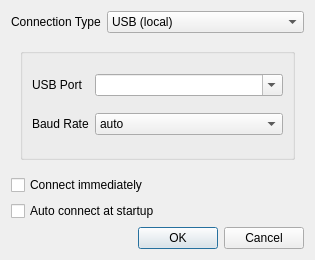
<?xml version="1.0" encoding="UTF-8"?>
<ui version="4.0">
 <class>ConnectDialog</class>
 <widget class="QDialog" name="ConnectDialog">
  <property name="geometry">
   <rect>
    <x>0</x>
    <y>0</y>
    <width>315</width>
    <height>260</height>
   </rect>
  </property>
  <property name="windowTitle">
   <string>New Connection</string>
  </property>
  <property name="modal">
   <bool>true</bool>
  </property>
  <layout class="QGridLayout" name="gridLayout_7">
   <item row="4" column="1">
    <widget class="QDialogButtonBox" name="buttonBox">
     <property name="orientation">
      <enum>Qt::Horizontal</enum>
     </property>
     <property name="standardButtons">
      <set>QDialogButtonBox::Cancel|QDialogButtonBox::Ok</set>
     </property>
    </widget>
   </item>
   <item row="2" column="0" colspan="2">
    <widget class="QCheckBox" name="cb_connect">
     <property name="text">
      <string>Connect immediately</string>
     </property>
    </widget>
   </item>
   <item row="1" column="0" colspan="2">
    <widget class="QStackedWidget" name="stacked_widget">
     <property name="currentIndex">
      <number>0</number>
     </property>
     <widget class="QWidget" name="page">
      <layout class="QGridLayout" name="gridLayout">
       <item row="0" column="0">
        <widget class="QGroupBox" name="groupBox">
         <layout class="QGridLayout" name="gridLayout_2">
          <item row="0" column="0">
           <widget class="QLabel" name="label">
            <property name="text">
             <string>USB Port</string>
            </property>
            <property name="buddy">
             <cstring>combo_serial_port_usb</cstring>
            </property>
           </widget>
          </item>
          <item row="0" column="1">
           <widget class="QComboBox" name="combo_serial_port_usb">
            <property name="sizePolicy">
             <sizepolicy hsizetype="Expanding" vsizetype="Fixed">
              <horstretch>0</horstretch>
              <verstretch>0</verstretch>
             </sizepolicy>
            </property>
            <property name="editable">
             <bool>true</bool>
            </property>
            <property name="insertPolicy">
             <enum>QComboBox::InsertAtTop</enum>
            </property>
           </widget>
          </item>
          <item row="1" column="0">
           <widget class="QLabel" name="label_2">
            <property name="text">
             <string>Baud Rate</string>
            </property>
            <property name="buddy">
             <cstring>combo_baud_rate_usb</cstring>
            </property>
           </widget>
          </item>
          <item row="1" column="1">
           <widget class="QComboBox" name="combo_baud_rate_usb">
            <item>
             <property name="text">
              <string>auto</string>
             </property>
            </item>
            <item>
             <property name="text">
              <string>115200</string>
             </property>
            </item>
            <item>
             <property name="text">
              <string notr="true">9600</string>
             </property>
            </item>
            <item>
             <property name="text">
              <string>19200</string>
             </property>
            </item>
            <item>
             <property name="text">
              <string>38400</string>
             </property>
            </item>
            <item>
             <property name="text">
              <string>57600</string>
             </property>
            </item>
           </widget>
          </item>
         </layout>
        </widget>
       </item>
      </layout>
     </widget>
     <widget class="QWidget" name="page_4">
      <layout class="QGridLayout" name="gridLayout_9">
       <item row="0" column="0">
        <widget class="QGroupBox" name="groupBox_4">
         <layout class="QGridLayout" name="gridLayout_8">
          <item row="0" column="0">
           <widget class="QLabel" name="label_5">
            <property name="text">
             <string>Serial Port</string>
            </property>
            <property name="buddy">
             <cstring>combo_serial_port_usb</cstring>
            </property>
           </widget>
          </item>
          <item row="0" column="1">
           <widget class="QComboBox" name="combo_serial_port_serial">
            <property name="sizePolicy">
             <sizepolicy hsizetype="Expanding" vsizetype="Fixed">
              <horstretch>0</horstretch>
              <verstretch>0</verstretch>
             </sizepolicy>
            </property>
            <property name="editable">
             <bool>true</bool>
            </property>
            <property name="insertPolicy">
             <enum>QComboBox::InsertAtTop</enum>
            </property>
           </widget>
          </item>
          <item row="1" column="0">
           <widget class="QLabel" name="label_9">
            <property name="text">
             <string>Baud Rate</string>
            </property>
            <property name="buddy">
             <cstring>combo_baud_rate_usb</cstring>
            </property>
           </widget>
          </item>
          <item row="1" column="1">
           <widget class="QComboBox" name="combo_baud_rate_serial">
            <item>
             <property name="text">
              <string>auto</string>
             </property>
            </item>
            <item>
             <property name="text">
              <string>115200</string>
             </property>
            </item>
            <item>
             <property name="text">
              <string notr="true">9600</string>
             </property>
            </item>
            <item>
             <property name="text">
              <string>19200</string>
             </property>
            </item>
            <item>
             <property name="text">
              <string>38400</string>
             </property>
            </item>
            <item>
             <property name="text">
              <string>57600</string>
             </property>
            </item>
           </widget>
          </item>
         </layout>
        </widget>
       </item>
      </layout>
     </widget>
     <widget class="QWidget" name="page_2">
      <layout class="QGridLayout" name="gridLayout_4">
       <item row="0" column="0">
        <widget class="QGroupBox" name="groupBox_2">
         <layout class="QGridLayout" name="gridLayout_3">
          <item row="0" column="0">
           <widget class="QLabel" name="label_3">
            <property name="text">
             <string>Hostname / IP</string>
            </property>
            <property name="buddy">
             <cstring>le_tcp_host</cstring>
            </property>
           </widget>
          </item>
          <item row="0" column="1">
           <widget class="QLineEdit" name="le_tcp_host"/>
          </item>
          <item row="1" column="0">
           <widget class="QLabel" name="label_4">
            <property name="text">
             <string>Port</string>
            </property>
            <property name="buddy">
             <cstring>spin_tcp_port</cstring>
            </property>
           </widget>
          </item>
          <item row="1" column="1">
           <widget class="QSpinBox" name="spin_tcp_port">
            <property name="minimum">
             <number>1</number>
            </property>
            <property name="maximum">
             <number>65535</number>
            </property>
            <property name="value">
             <number>4001</number>
            </property>
           </widget>
          </item>
         </layout>
        </widget>
       </item>
      </layout>
     </widget>
     <widget class="QWidget" name="page_3">
      <layout class="QGridLayout" name="gridLayout_6">
       <item row="0" column="0">
        <widget class="QGroupBox" name="groupBox_3">
         <layout class="QGridLayout" name="gridLayout_5">
          <item row="0" column="0">
           <widget class="QLabel" name="label_6">
            <property name="text">
             <string>Hostname / IP</string>
            </property>
            <property name="buddy">
             <cstring>le_tcp_host</cstring>
            </property>
           </widget>
          </item>
          <item row="0" column="1">
           <widget class="QLineEdit" name="le_mesycontrol_host"/>
          </item>
          <item row="1" column="0">
           <widget class="QLabel" name="label_7">
            <property name="text">
             <string>Port</string>
            </property>
            <property name="buddy">
             <cstring>spin_tcp_port</cstring>
            </property>
           </widget>
          </item>
          <item row="1" column="1">
           <widget class="QSpinBox" name="spin_mesycontrol_port">
            <property name="minimum">
             <number>1</number>
            </property>
            <property name="maximum">
             <number>65535</number>
            </property>
            <property name="value">
             <number>23000</number>
            </property>
           </widget>
          </item>
         </layout>
        </widget>
       </item>
      </layout>
     </widget>
    </widget>
   </item>
   <item row="0" column="1">
    <widget class="QComboBox" name="combo_type">
     <item>
      <property name="text">
       <string>USB (local)</string>
      </property>
     </item>
     <item>
      <property name="text">
       <string>Serial (local)</string>
      </property>
     </item>
     <item>
      <property name="text">
       <string>Serial Server (remote)</string>
      </property>
     </item>
     <item>
      <property name="text">
       <string>Mesycontrol Server (remote)</string>
      </property>
     </item>
    </widget>
   </item>
   <item row="0" column="0">
    <widget class="QLabel" name="label_8">
     <property name="text">
      <string>Connection Type</string>
     </property>
     <property name="buddy">
      <cstring>combo_type</cstring>
     </property>
    </widget>
   </item>
   <item row="3" column="0" colspan="2">
    <widget class="QCheckBox" name="cb_autoconnect">
     <property name="text">
      <string>Auto connect at startup</string>
     </property>
    </widget>
   </item>
  </layout>
  <zorder>buttonBox</zorder>
  <zorder>stacked_widget</zorder>
  <zorder>combo_type</zorder>
  <zorder>label_8</zorder>
  <zorder>cb_connect</zorder>
  <zorder>cb_autoconnect</zorder>
 </widget>
 <resources/>
 <connections>
  <connection>
   <sender>buttonBox</sender>
   <signal>accepted()</signal>
   <receiver>ConnectDialog</receiver>
   <slot>accept()</slot>
   <hints>
    <hint type="sourcelabel">
     <x>269</x>
     <y>255</y>
    </hint>
    <hint type="destinationlabel">
     <x>157</x>
     <y>182</y>
    </hint>
   </hints>
  </connection>
  <connection>
   <sender>buttonBox</sender>
   <signal>rejected()</signal>
   <receiver>ConnectDialog</receiver>
   <slot>reject()</slot>
   <hints>
    <hint type="sourcelabel">
     <x>269</x>
     <y>255</y>
    </hint>
    <hint type="destinationlabel">
     <x>241</x>
     <y>182</y>
    </hint>
   </hints>
  </connection>
  <connection>
   <sender>combo_type</sender>
   <signal>activated(int)</signal>
   <receiver>stacked_widget</receiver>
   <slot>setCurrentIndex(int)</slot>
   <hints>
    <hint type="sourcelabel">
     <x>206</x>
     <y>45</y>
    </hint>
    <hint type="destinationlabel">
     <x>183</x>
     <y>149</y>
    </hint>
   </hints>
  </connection>
 </connections>
</ui>
